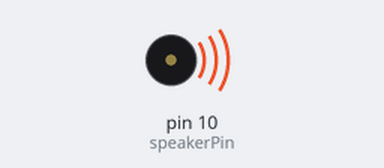
Bench run of a sketch on a simulated Arduino Uno, built with avr-gcc and run on an emulated ATmega328P. Shown: buzzer (waves = sounding).

Above: at 0.1 s.
At 5.1 s:
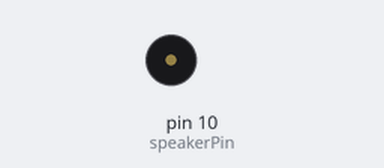
Timing chart, 0 to 6.6 s (numbered marks = the images above):
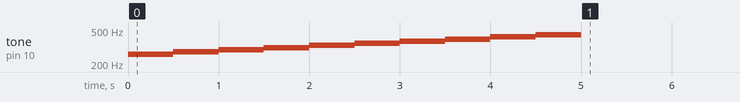

The sketch:

buzzer.ino
```cpp
// Introducimos la variable por donde saldrá nuestra señal digital hasta el zumbador
int speakerPin = 10;
 // Definimos una variable con el número de tonos que va a reproducir
int numTones = 10;
int tones[] = {261, 277, 294, 311, 330, 349, 370, 392, 415, 440};
//                  mid C  C#   D     D#    E     F     F#    G     G#   A
// Arriba se muestran las equivalencias entre frecuencias y Notas de la escala natural, no están todas declaradas pero existen.
void setup()
{
// Generamos un bucle que recorra nuestro vector. Este será el encargado de introducir una determinada frecuencia al zumbador cada vez, conforme hayamos declarado el vector de tonos.
  for (int i = 0; i < numTones; i++)
  {
    tone(speakerPin, tones[i]);
    delay(500);
  }
  noTone(speakerPin);
}
void loop()
{
}
```
